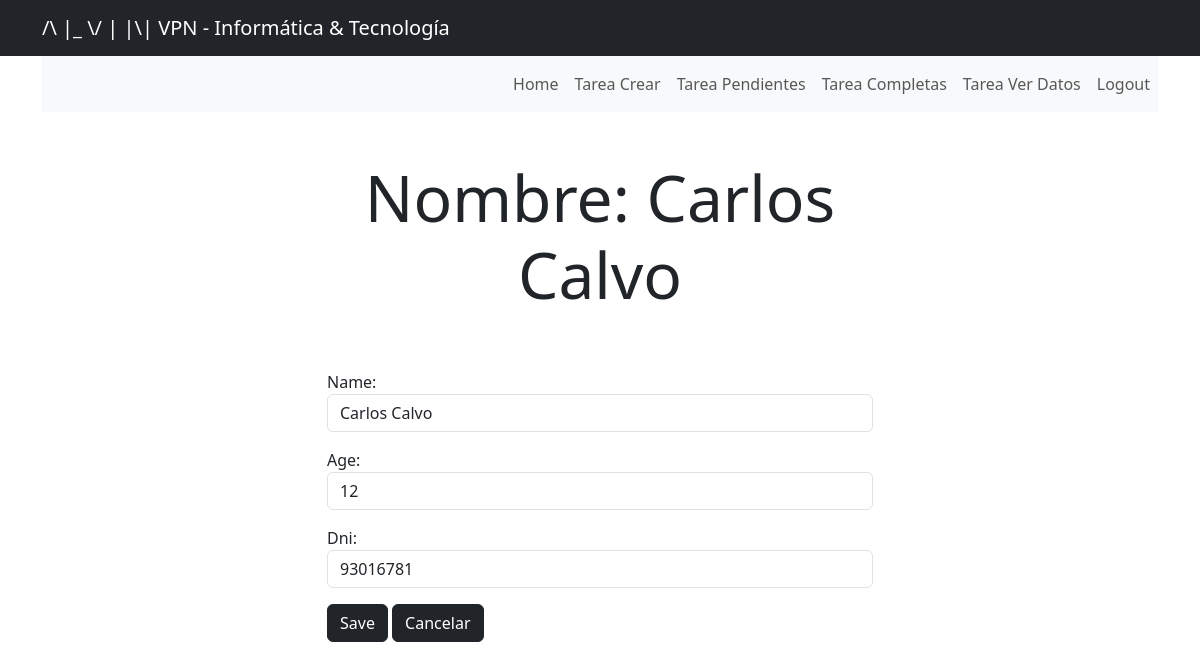
The page /tareaModificarpersona/1 (signed in) on the database its author committed.
### myapp/models.py (models this page shows, shortened)
class Persona(models.Model):
    name = models.CharField(max_length=200)
    age = models.IntegerField()
    dni = models.PositiveIntegerField()
    project = models.ForeignKey(Project, on_delete=models.CASCADE)

### myapp/views.py (the view, shortened to what this page needs)
# urls.py: path('tareaModificarpersona/<int:persona_id>', views.tareaModificarpersona, name="tareaModificarpersona"),
@login_required
def tareaModificarpersona(request, persona_id):
    if request.method == 'GET':
        persona = get_object_or_404(Persona, pk=persona_id)
        form = CrearPersona2(instance=persona)
        return render (request, 'tareaModificarpersona.html', {'persona': persona, 'form': form})

### myapp/forms.py
class CrearPersona2(forms.ModelForm):
    class Meta:
        model = Persona
        fields = ['name', 'age', 'dni']
        widgets = {
            'name': forms.TextInput(attrs={'class': 'form-control', 'placeholder': 'name'}),
            'age': forms.TextInput(attrs={'class': 'form-control','placeholder': 'age'}),
            'dni': forms.TextInput(attrs={'class': 'form-control', 'placeholder': 'dni'}),
        }

### myapp/templates/tareaModificarpersona.html (shortened to what this page needs)
{% extends 'nav.html' %}
{% block content %}
<main class="container">
    <div class="row">
        <div class="col-md-6 offset-md-3">
            <h1 class="text-center display-3 py-5"> Nombre: {{ persona.name }}</h1>
            <form method="POST">
                {{form.as_p}}
                <button class="btn btn-dark">Save</button>
                <button class="btn btn-dark"formaction="{% url 'tareaVerdatos' %}">Cancelar</button>
            </form>
        </div>
    </div>
</main>
{% endblock %}

### rows shown on the page
Persona: name "Carlos Calvo", age "12", dni "93016781"
